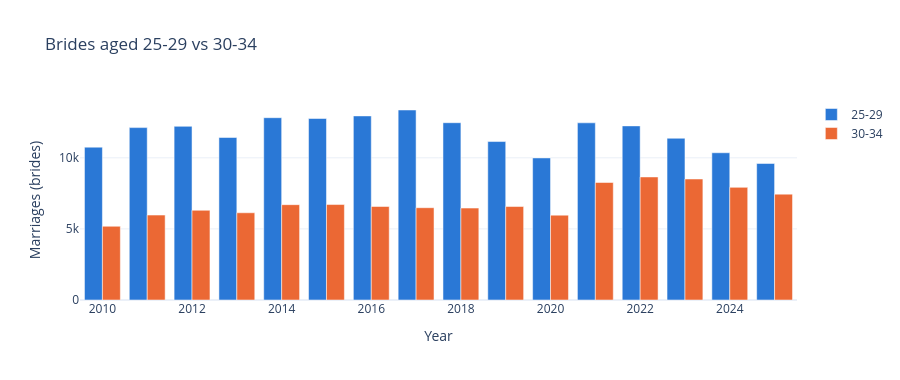

This figure's notebook cell:
### Markdown cell above
## Figure 3 — Brides aged 25–29 vs 30–34

### Code cell
d3 = df.dropna(subset=["Brides_25_29", "Brides_30_34"])

fig = go.Figure()
fig.add_trace(go.Bar(
    x=d3["Year"], y=d3["Brides_25_29"],
    name="25-29", marker_color=BLUE,
    hovertemplate="%{x}, brides 25-29: %{y:,.0f}<extra></extra>"
))
fig.add_trace(go.Bar(
    x=d3["Year"], y=d3["Brides_30_34"],
    name="30-34", marker_color=ORANGE,
    hovertemplate="%{x}, brides 30-34: %{y:,.0f}<extra></extra>"
))
fig.update_layout(
    title="Brides aged 25-29 vs 30-34",
    template="plotly_white",
    height=380,
    barmode="group"
)
fig.update_xaxes(title_text="Year")
fig.update_yaxes(title_text="Marriages (brides)")
fig.show()

### Figure 1 — Plotly figure (JSON) as saved in the notebook; plotly's stock layout.template omitted (floating-point values rounded to 4 significant figures)
{"data": [{"hovertemplate": "%{x}, brides 25-29: %{y:,.0f}<extra></extra>", "marker": {"color": "#2a78d6"}, "name": "25-29", "type": "bar", "x": [2010, 2011, 2012, 2013, 2014, 2015, 2016, 2017, 2018, 2019, 2020, 2021, 2022, 2023, 2024, 2025], "y": [10750.0, 12120.0, 12210.0, 11430.0, 12820.0, 12760.0, 12940.0, 13360.0, 12470.0, 11140.0, 9992.0, 12460.0, 12240.0, 11370.0, 10360.0, 9601.0]}, {"hovertemplate": "%{x}, brides 30-34: %{y:,.0f}<extra></extra>", "marker": {"color": "#eb6834"}, "name": "30-34", "type": "bar", "x": [2010, 2011, 2012, 2013, 2014, 2015, 2016, 2017, 2018, 2019, 2020, 2021, 2022, 2023, 2024, 2025], "y": [5185.0, 5972.0, 6308.0, 6134.0, 6704.0, 6713.0, 6574.0, 6490.0, 6464.0, 6573.0, 5967.0, 8263.0, 8654.0, 8509.0, 7921.0, 7444.0]}], "layout": {"barmode": "group", "height": 380, "title": {"text": "Brides aged 25-29 vs 30-34"}, "xaxis": {"title": {"text": "Year"}}, "yaxis": {"title": {"text": "Marriages (brides)"}}}}
